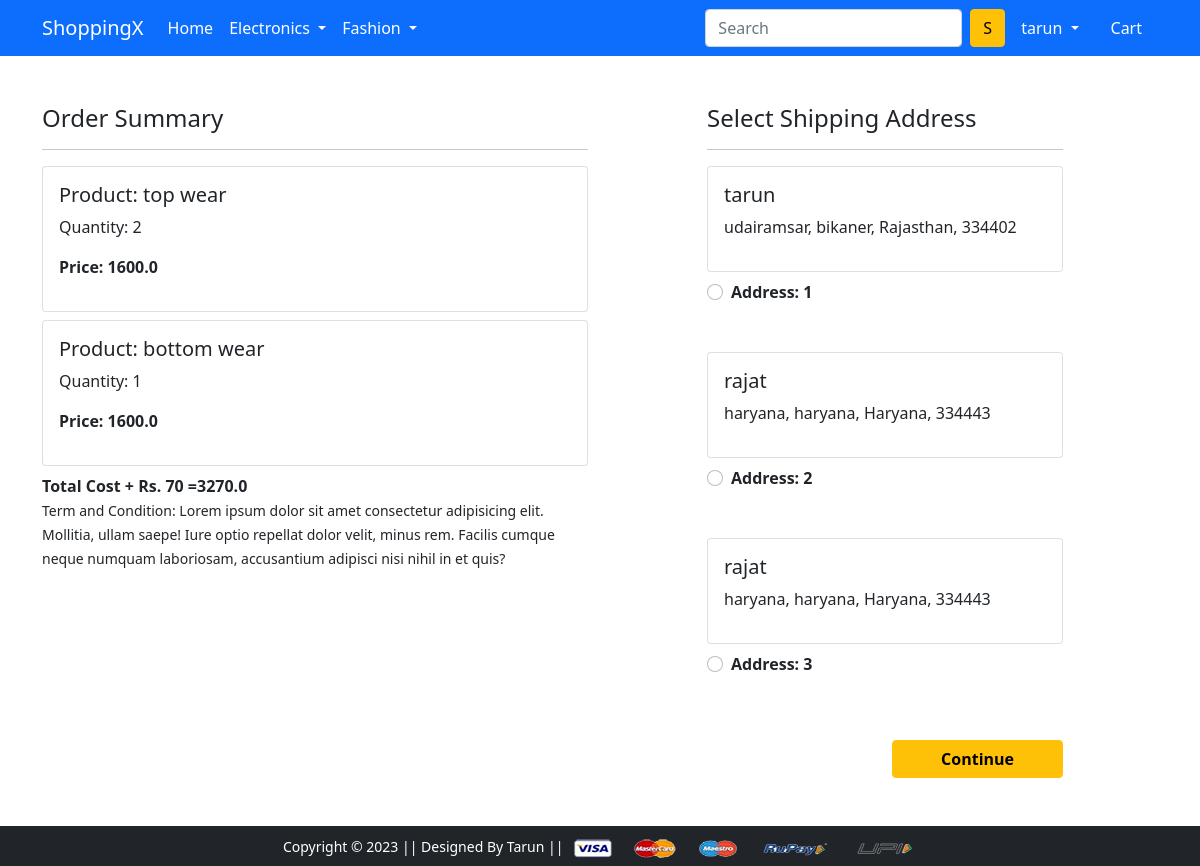
/checkout/ (signed in), run on the app's committed database.
### app/models.py (models this page shows, shortened)
class Cart(models.Model):
    user = models.ForeignKey(User, on_delete=models.CASCADE)
    product = models.ForeignKey(Product, on_delete=models.CASCADE)
    quantity = models.PositiveIntegerField(default=1)
    @property
    def total_cost(self):
        return self.quantity *self.product.discounted_price

class Product(models.Model):
    title = models.CharField(max_length=50)
    selling_price = models.FloatField()
    discounted_price = models.FloatField()
    description = models.CharField(max_length=50)
    brand= models.CharField(max_length=20,default='')
    category = models.CharField(choices=CATEGORIES_CHOICES, max_length=2)
    product_image = models.ImageField(upload_to='productimg')

class Customer(models.Model):
    user = models.ForeignKey(User, on_delete=models.CASCADE)
    name = models.CharField(max_length=100)
    locality = models.CharField(max_length=100)
    city = models.CharField(max_length=50)
    zipcode = models.IntegerField()
    state = models.CharField(choices=STATE_CHOICES, max_length=100)

### app/views.py (the view)
# urls.py: path('checkout/', views.checkout, name='checkout'),
@login_required(login_url='login')
def checkout(request):
    user=request.user
    add= Customer.objects.filter(user=user)
    cart_items= Cart.objects.filter(user=user)
    amount= 0.0
    shipping_amount= 70.0
    totalamount= 0.0
    cart_product= [p for p  in Cart.objects.all() if p.user == request.user]
    if cart_product:
        for p in cart_product:
            tempamount = (p.quantity * p.product.discounted_price)
            amount +=tempamount
            totalamount =amount +shipping_amount
    return render(request, 'app/checkout.html',{'add':add,'totalamount':totalamount,'cart_items':cart_items})

### app/templates/app/checkout.html (shortened to what this page needs)
{% extends 'app/base.html' %}
{% load static %}
{% block main-content %}
<div class="container">
 <div class="row mt-5">
  <div class="col-sm-6">
    <h4>Order Summary</h4>
    <hr>
    {% for item in cart_items %}
      <div class="card mb-2">
        <div class="card-body">
          <h5>Product: {{item.product.title}}</h5>
          <p>Quantity: {{item.quantity}}</p>
          <p class="fw-bold">Price: {{item.total_cost}}</p>
        </div>
      </div>
      {% endfor %}
      <div class="fw-bold">Total Cost +  Rs. 70 ={{totalamount}}</div>
    <small>Term and Condition: Lorem ipsum dolor sit amet consectetur adipisicing elit. Mollitia, ullam saepe! Iure optio repellat dolor velit, minus rem. Facilis cumque neque numquam laboriosam, accusantium adipisci nisi nihil in et quis?</small>
  </div>
  <div class="col-sm-4 offset-sm-1">
    <h4>Select Shipping Address</h4>
    <hr>
    <form action="/paymentdone">
      {% for ad in add  %}
      <div class="card">
        <div class="card-body">
        <h5>{{ad.name}}</h5>
        <p>{{ad.locality}},  {{ad.city}}, {{ad.state}}, {{ad.zipcode}}</p>
        </div>
      </div>
        <div class="form-check mt-2 mb-5">
          <input class="form-check-input" type="radio" name='custid' id='custadd{{forloop.counter}}' value="{{ad.id}}">
          <label class="form-check-label fw-bold" for="custadd{{forloop.counter}}">
            Address: {{forloop.counter}} </label>
        </div>
        {% endfor %}
        <div class="text-end">
          <button type="submit" class="btn btn-warning mt-3 px-5 fw-bold">Continue</button>
        </div>
      </form>
    </div>
  </div>
</div>
{% endblock main-content %}

### app/templates/app/base.html (shortened to what this page needs)
<!doctype html>
{% load static %}
<html lang="en">
  <head>
    <link href="https://cdn.jsdelivr.net/npm/bootstrap@5.0.2/dist/css/bootstrap.min.css" rel="stylesheet">
    <link rel="stylesheet" href="{% static 'app/css/owl.carousel.min.css' %}">
    <link rel="stylesheet" href="{% static 'app/css/all.min.css' %}">
    <link rel="stylesheet" href="{% static 'app/css/style.css' %}">
  </head>
  <body>
    <nav class="navbar navbar-expand-lg navbar-dark bg-primary">
     <div class="container">
       <a class="navbar-brand" href="/">ShoppingX</a>
       <div class="collapse navbar-collapse" id="navbarSupportedContent">
         <ul class="navbar-nav me-auto mb-2 mb-lg-0">
           <li class="nav-item">
             <a class="nav-link active" aria-current="page" href="/">Home</a>
           </li>
           <li class="nav-item dropdown">
             <a class="nav-link dropdown-toggle text-white" href="#" id="electronicsDropdown" role="button" data-bs-toggle="dropdown" aria-expanded="false">
               Electronics
             </a>
           </li>
           <li class="nav-item dropdown">
             <a class="nav-link dropdown-toggle text-white" href="#" id="fashionDropdown" role="button" data-bs-toggle="dropdown" aria-expanded="false">
               Fashion
             </a>
           </li>
         </ul>
         <form class="d-flex">
           <input class="form-control me-2" type="search" placeholder="Search" aria-label="Search">
           <button class="btn btn-warning" type="submit">S</button>
         </form>
         <div>
          <ul class="navbar-nav me-auto mb-2 mb-lg-0">
            {% if request.user.is_authenticated %}
           <li class="nav-item dropdown mx-2">
              <a class="nav-link dropdown-toggle text-white" href="#" id="profileDropdown" role="button" data-bs-toggle="dropdown" aria-expanded="false">
                {{user.username}}
              </a>
            </li>
            <li class="nav-item mx-2">
             <a href="{% url 'show-cart' %}" class="nav-link text-white"> Cart </a>
            </li>
          {% endif %}
          </ul>
         </div>
       </div>
     </div>
    </nav>
    {% block main-content %} {% endblock main-content %}
    <footer class="container-fluid bg-dark text-center p-2 mt-5">
        <small class="text-white">Copyright &copy; 2023 || Designed By Tarun || </small>
        <img src="{% static 'app/images/payment.png' %}" alt="" srcset="" class="img-fluid" height="2px">
    </footer>
  </body>
</html>

### data on the page
Cart: product "top wear", quantity "2", total_cost "1600.0"
Cart: product "bottom wear", quantity "1", total_cost "1600.0"
Customer: name "tarun", locality "udairamsar", city "bikaner", state "Rajasthan", zipcode "334402"
Customer: name "rajat", locality "haryana", city "haryana", state "Haryana", zipcode "334443"
Customer: name "rajat", locality "haryana", city "haryana", state "Haryana", zipcode "334443"

### other printed values
{{ user.username }} "tarun"
{{ totalamount }} "3270.0"
